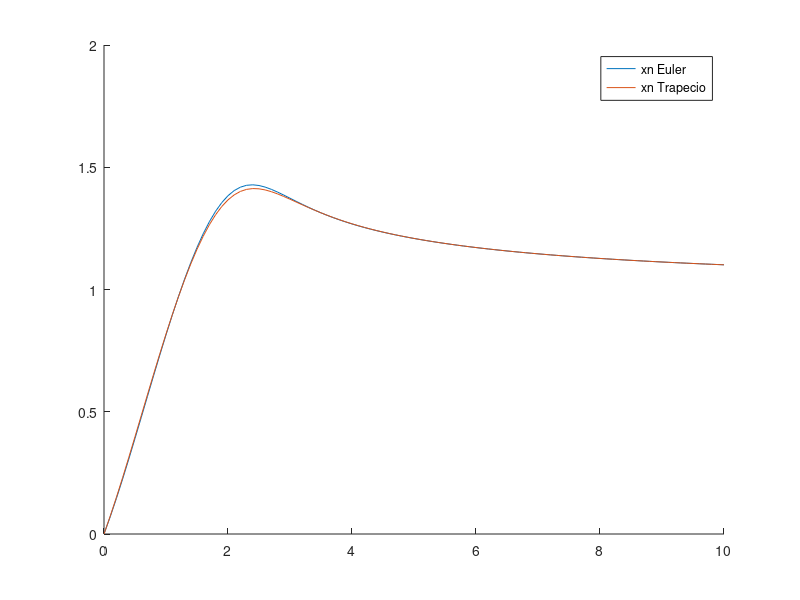

Reproduce this figure in MATLAB.
%EJERCICIO 6 PVI
clear all;
clc;
more off;
function y=f(t,x,x1)
  y=fsolve(@(u) u^2+t*x-exp(-u)-t,x1);
endfunction
%
a=0; b=10; mu=0; h=0.1;

%EULER
x1 = f(a,mu,0);
N = round((b-a)/h);
t = a*ones(1,N+1);
x = mu*ones(1,N+1);
for n=1:N
  x(n+1) = x(n) + h*f(t(n),x(n),x1);
  t(n+1) = t(n) + h;
  x1 = (x(n+1)-x(n))/h; % proxima semilla
endfor
figure(1); clf; hold on;
plot(t,x,";xn Euler;");

%TRAPECIO
x1=f(a,mu,0);
N=round((b-a)/h);
t=a*ones(1,N+1);
x=mu*ones(1,N+1);
for n=1:N
  fn=f(t(n),x(n),x1);
  x(n+1) = fsolve(@(w)x(n)+h/2*(fn+f(t(n)+h,w,x1))-w,x(n));
  t(n+1)=t(n)+h;
  x1=(x(n+1)-x(n))/h;
endfor
%
plot(t,x,";xn Trapecio;");
hold off;
